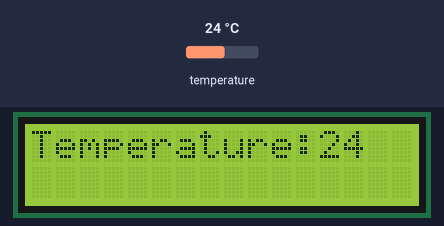
The sketch below on a simulated Arduino Uno, built with avr-gcc and run on an emulated ATmega328P. Shown: 16×2 character LCD. The test bench sets the inputs (shaded band); at power-on: temperature 24 °C.

Above: at 1.2 s.
1.3 s: temperature set to 12 °C
At 2.9 s:
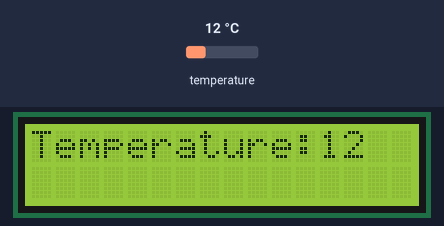
3.5 s: temperature set to 19 °C
At 4.7 s:
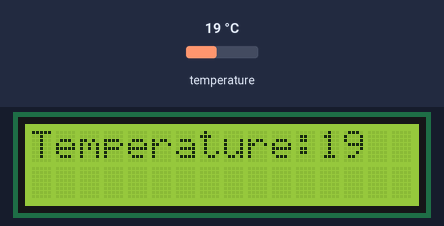
5.6 s: temperature set to 28 °C
At 6.5 s:
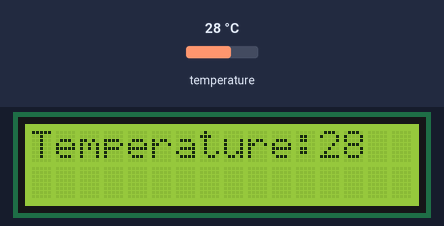
Timing chart, 0 to 8.6 s (numbered marks = the images above; inputs shaded):
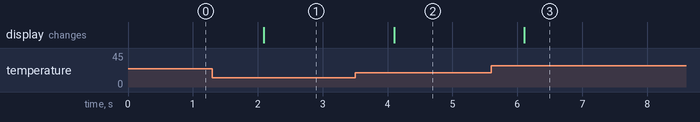

Measured:
- after the input at 1.3 s, the display: changes after 0.79 s (image 1)
- after the input at 3.5 s, the display: changes after 0.60 s (image 2)
- after the input at 5.6 s, the display: changes after 0.51 s (image 3)

The sketch:

ES6_imu.ino
```cpp
#include <Wire.h>
#include <LiquidCrystal_PCF8574.h> // Libreria richiesta dalle specifiche
#include <Arduino_LSM6DSOX.h> // Libreria per usare l'IMU
// Configurazione Sensore di Temperatura
const int TEMP_PIN = A0;
const int B = 4275;
const float R0 = 100000.0;
// Inizializzazione del display LCD con indirizzo I2C.
// Nota: l'indirizzo tipico dei moduli PCF8574 è 0x27 (o 0x3F).
LiquidCrystal_PCF8574 lcd(0x27);
void setup() {
  Serial.begin(9600);
  while (!Serial);
  if (!IMU.begin()) {
    Serial.println("Failed to initialize IMU!");
    while(1);
  }
  // Inizializza l'LCD definendo il numero di colonne e righe (16x2)
  lcd.begin(16, 2);
  lcd.home();
  lcd.clear();
  lcd.setBacklight(255); // Accende la retroilluminazione
  lcd.print("Temperature:");
}
void loop() {
  if (IMU.temperatureAvailable()) {
    int temperature = 0;
    IMU.readTemperature(temperature);
    lcd.print(temperature);
    lcd.setCursor(12, 0);
    // 3. Attende 10 secondi prima della prossima lettura
    delay(1000);
  }
}
```
